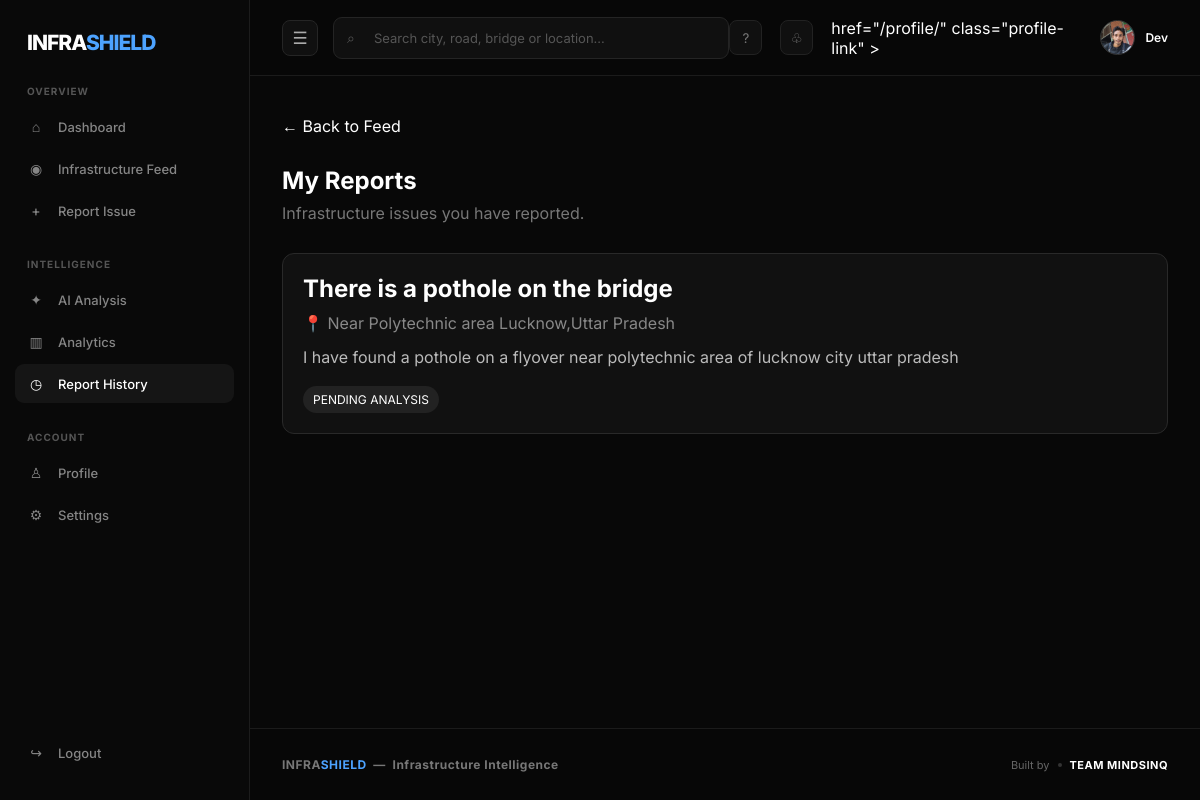
The app's page /my-reports/ (signed in), older data.
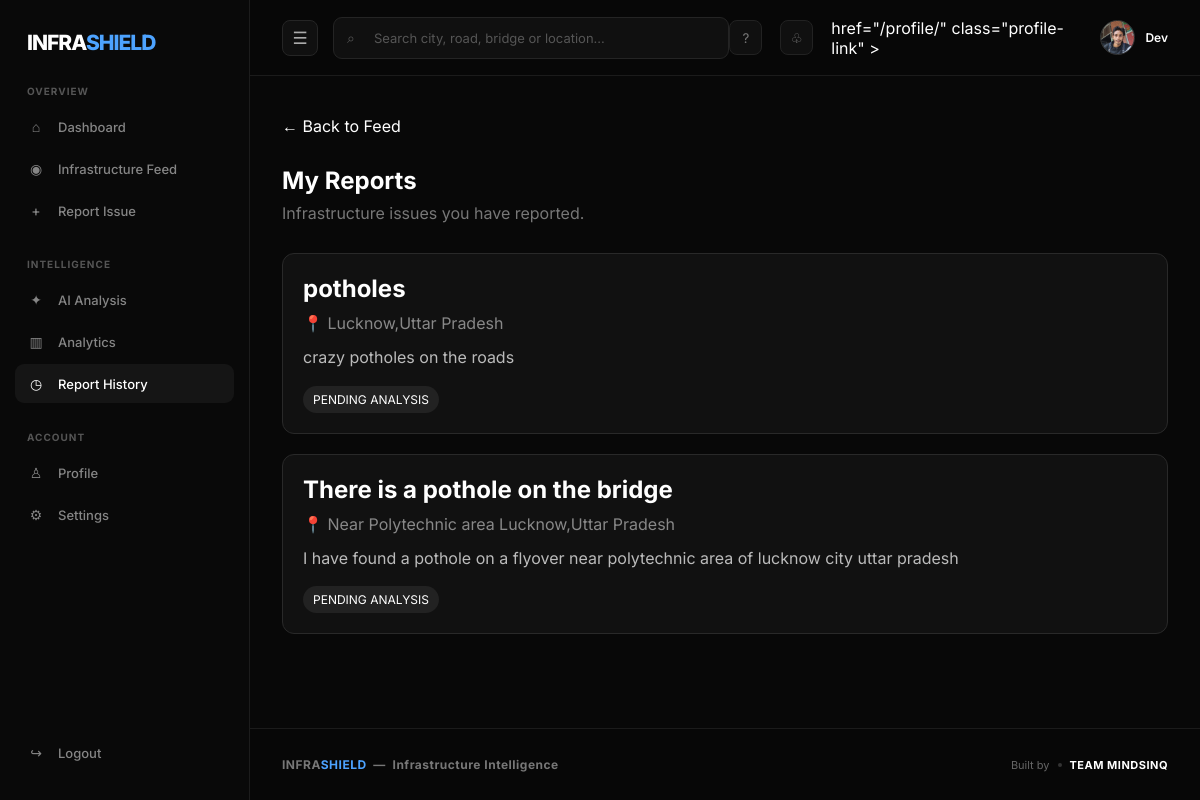
The same page, newer data.
### accounts/models.py (models this page shows, shortened)
class InfrastructureReport(models.Model):
    INFRASTRUCTURE_TYPES = [
        ("road", "Road"),
        ("bridge", "Bridge"),
        ("railway", "Railway"),
        ("building", "Building"),
        ("street", "Street Infrastructure"),
        ("drainage", "Drainage"),
        ("other", "Other"),
    ]
    RISK_LEVELS = [
        ("pending", "Pending Analysis"),
        ("low", "Low"),
        ("medium", "Medium"),
        ("high", "High"),
        ("critical", "Critical"),
    ]
    user = models.ForeignKey(
        User,
        on_delete=models.CASCADE,
        related_name="infrastructure_reports"
    )
    infrastructure_type = models.CharField(
        max_length=30,
        choices=INFRASTRUCTURE_TYPES
    )
    title = models.CharField(
        max_length=200
    )
    description = models.TextField(
        blank=True
    )
    image = models.ImageField(
        upload_to="infrastructure_reports/"
    )
    location = models.CharField(
        max_length=255
    )
    latitude = models.DecimalField(
        max_digits=9,
        decimal_places=6,
        null=True,
        blank=True
    )
    longitude = models.DecimalField(
        max_digits=9,
        decimal_places=6,
        null=True,
        blank=True
    )
    risk_level = models.CharField(
        max_length=20,
        choices=RISK_LEVELS,
        default="pending"
    )
    ai_confidence = models.FloatField(
        null=True,
        blank=True
    )
    ai_analysis = models.TextField(
        blank=True
    )
    created_at = models.DateTimeField(
        auto_now_add=True
    )
    updated_at = models.DateTimeField(
        auto_now=True
    )

### accounts/views.py (the view)
# urls.py: path("my-reports/", views.my_reports, name="my_reports"),
@login_required
def my_reports(request):
    reports = InfrastructureReport.objects.filter(user=request.user).order_by("-created_at")
    return render(
        request,
        "my_reports.html",
        {
            "reports": reports,
            "page_title": "My Reports",
        },
    )

### accounts/templates/my_reports.html (shortened to what the changed rows need)
{% load static %}
<!DOCTYPE html>
<html lang="en">
<head>
</head>
<body>
<div class="app">
    <main class="main" id="main">
        <section class="content">
            <div class="container">
                <h1>My Reports</h1>
                {% if reports %}
                    {% for report in reports %}
                        <div class="report">
                            <h2>
                                {{ report.title }}
                            </h2>
                            <div class="location">
                                📍 {{ report.location }}
                            </div>
                            {% if report.description %}
                                <div class="description">
                                    {{ report.description }}
                                </div>
                            {% endif %}
                            <div class="risk">
                                {{ report.get_risk_level_display }}
                            </div>
                        </div>
                    {% endfor %}
                {% endif %}
            </div>
        </section>
    </main>
</div>
</body>
</html>

Row changes from the older to the newer data that the page shows:
added InfrastructureReport: title "potholes", location "Lucknow,Uttar Pradesh", description "crazy potholes on the roads", risk_level "PENDING ANALYSIS"
